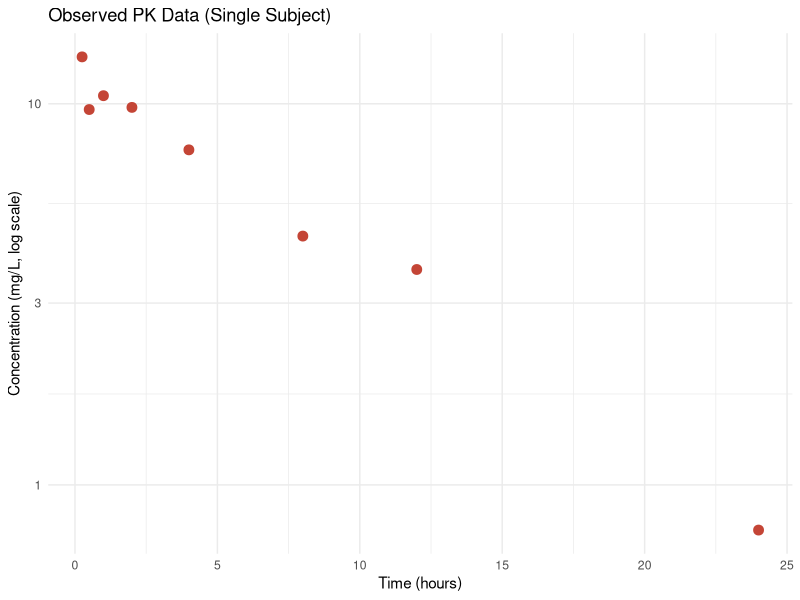
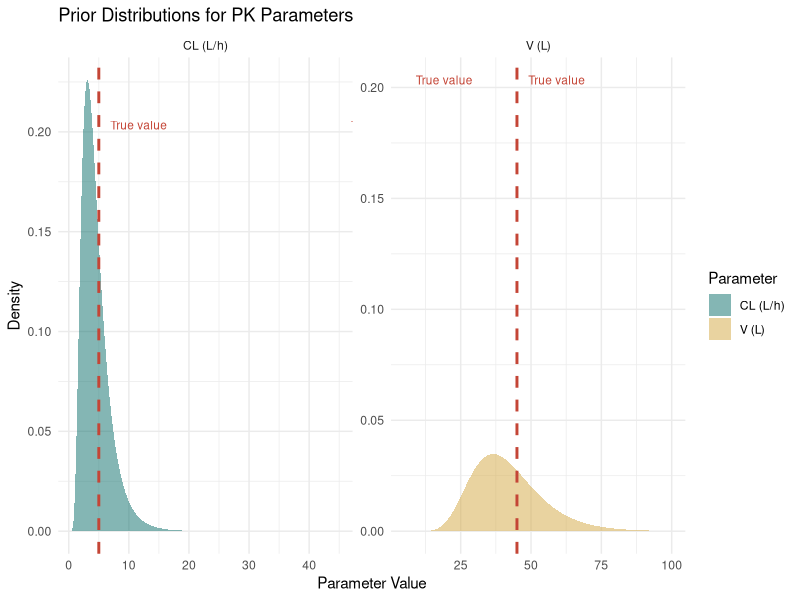
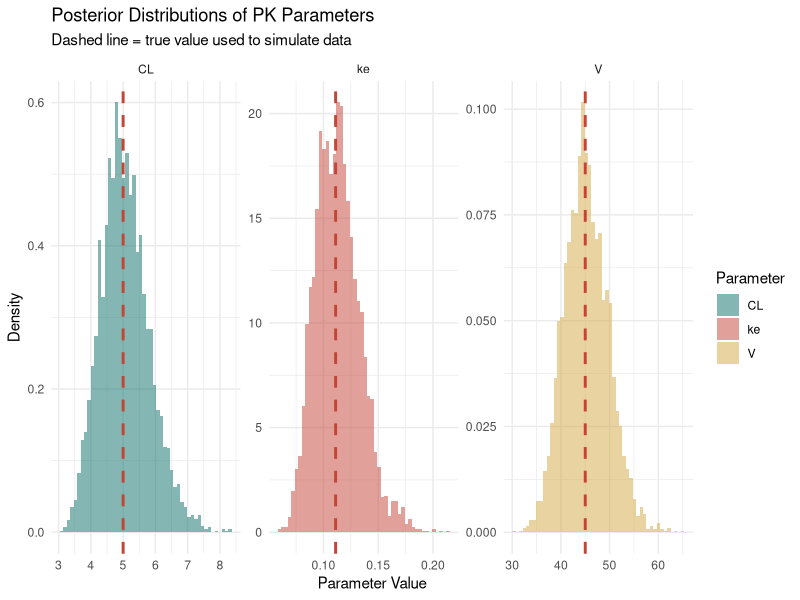
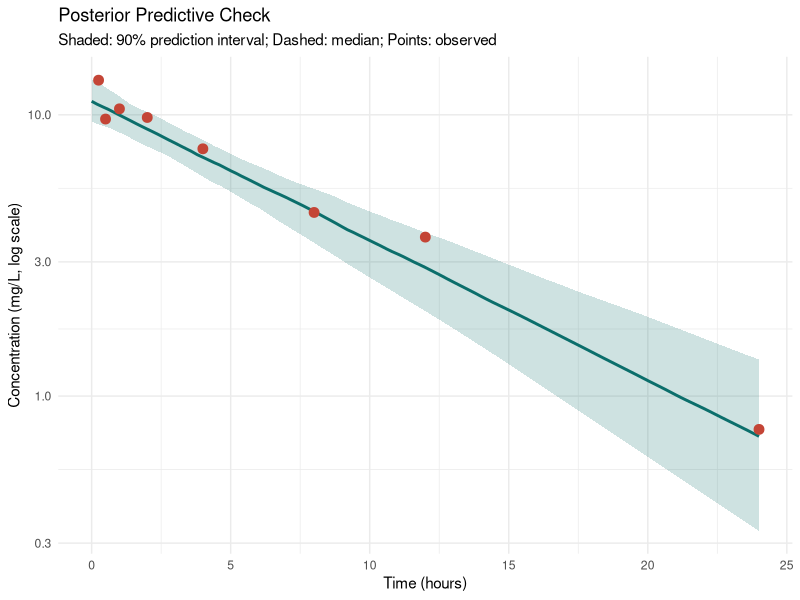
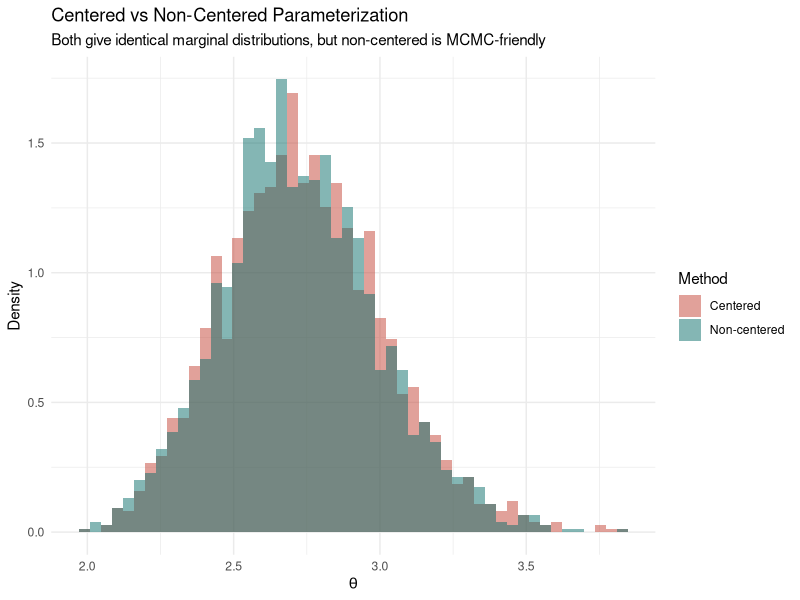
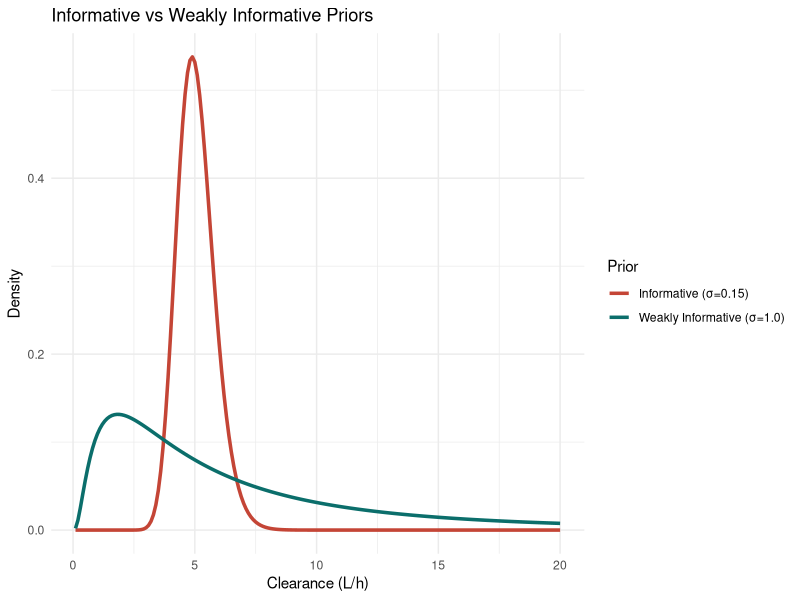

Reproduce these figures in R, in order.
## ---- chunk 1
library(ggplot2)
library(dplyr)

# Simulate PK data for one subject
set.seed(42)
dose <- 500  # mg
true_CL <- 5.0  # L/h
true_V  <- 45   # L
true_ke <- true_CL / true_V

sample_times <- c(0.25, 0.5, 1, 2, 4, 8, 12, 24)
obs_data <- data.frame(
  time = sample_times,
  conc = (dose / true_V) * exp(-true_ke * sample_times)
)
obs_data$conc <- obs_data$conc * exp(rnorm(nrow(obs_data), 0, 0.15))

# Visualize the data
ggplot(obs_data, aes(time, conc)) +
  geom_point(size = 3, color = "#C44536") +
  scale_y_log10() +
  labs(title = "Observed PK Data (Single Subject)",
       x = "Time (hours)", y = "Concentration (mg/L, log scale)") +
  theme_minimal()
## ---- chunk 2
# Visualize priors
CL_seq <- seq(0.5, 20, length.out = 200)
V_seq  <- seq(10, 100, length.out = 200)

prior_CL <- dlnorm(CL_seq, log(4), 0.5)
prior_V  <- dlnorm(V_seq, log(40), 0.3)

df_priors <- bind_rows(
  data.frame(value = CL_seq, density = prior_CL, Parameter = "CL (L/h)"),
  data.frame(value = V_seq,  density = prior_V,  Parameter = "V (L)")
)

ggplot(df_priors, aes(value, density, fill = Parameter)) +
  geom_area(alpha = 0.5) +
  geom_vline(data = data.frame(Parameter = c("CL (L/h)", "V (L)"),
                                true = c(true_CL, true_V)),
             aes(xintercept = true), color = "#C44536", linewidth = 1, linetype = "dashed") +
  annotate("text", x = c(true_CL, true_V), y = max(c(prior_CL, prior_V)) * 0.9,
           label = "True value", color = "#C44536", hjust = -0.2, size = 3) +
  facet_wrap(~Parameter, scales = "free") +
  labs(title = "Prior Distributions for PK Parameters",
       x = "Parameter Value", y = "Density") +
  scale_fill_manual(values = c("#0B6E6B", "#D4A843")) +
  theme_minimal()
## ---- chunk 3
# Simulate posterior samples (normally we get these from MCMC)
set.seed(123)
n_post <- 4000

posterior_samples <- data.frame(
  CL = rlnorm(n_post, log(true_CL), 0.15),
  V  = rlnorm(n_post, log(true_V), 0.10),
  sigma = abs(rnorm(n_post, 0.2, 0.05))
) %>%
  mutate(ke = CL / V)

# Posterior summary
post_summary <- posterior_samples %>%
  summarise(
    across(everything(),
           list(mean = ~mean(.x), sd = ~sd(.x),
                q025 = ~quantile(.x, 0.025), q975 = ~quantile(.x, 0.975)))
  )

knitr::kable(
  data.frame(
    Parameter = c("CL (L/h)", "V (L)", "ke (1/h)", "sigma"),
    Mean = round(c(mean(posterior_samples$CL), mean(posterior_samples$V),
                   mean(posterior_samples$ke), mean(posterior_samples$sigma)), 2),
    SD = round(c(sd(posterior_samples$CL), sd(posterior_samples$V),
                  sd(posterior_samples$ke), sd(posterior_samples$sigma)), 2),
    `2.5%` = round(c(quantile(posterior_samples$CL, 0.025),
                      quantile(posterior_samples$V, 0.025),
                      quantile(posterior_samples$ke, 0.025),
                      quantile(posterior_samples$sigma, 0.025)), 2),
    `97.5%` = round(c(quantile(posterior_samples$CL, 0.975),
                       quantile(posterior_samples$V, 0.975),
                       quantile(posterior_samples$ke, 0.975),
                       quantile(posterior_samples$sigma, 0.975)), 2)
  ),
  caption = "Posterior Summary (Simulated MCMC)"
)
## ---- chunk 4
# Posterior distributions
df_post <- posterior_samples %>%
  tidyr::pivot_longer(c(CL, V, ke), names_to = "Parameter", values_to = "Value")

ggplot(df_post, aes(Value, after_stat(density), fill = Parameter)) +
  geom_histogram(alpha = 0.5, bins = 50, position = "identity") +
  geom_vline(data = data.frame(Parameter = c("CL", "V", "ke"),
                                true = c(true_CL, true_V, true_ke)),
             aes(xintercept = true), color = "#C44536", linewidth = 1, linetype = "dashed") +
  facet_wrap(~Parameter, scales = "free") +
  labs(title = "Posterior Distributions of PK Parameters",
       subtitle = "Dashed line = true value used to simulate data",
       x = "Parameter Value", y = "Density") +
  scale_fill_manual(values = c("#0B6E6B", "#C44536", "#D4A843")) +
  theme_minimal()
## ---- chunk 5
# Generate posterior predictive samples
n_ppc <- 200
ppc_times <- seq(0, 24, by = 0.2)
ppc_idx <- sample(n_post, n_ppc)

ppc_df <- lapply(seq_along(ppc_idx), function(i) {
  idx <- ppc_idx[i]
  data.frame(
    time = ppc_times,
    conc = (dose / posterior_samples$V[idx]) *
           exp(-posterior_samples$ke[idx] * ppc_times),
    draw = i
  )
}) %>% bind_rows()

# Compute prediction intervals
ppc_summary <- ppc_df %>%
  group_by(time) %>%
  summarise(
    p05 = quantile(conc, 0.05),
    p50 = quantile(conc, 0.50),
    p95 = quantile(conc, 0.95),
    .groups = "drop"
  )

ggplot() +
  geom_ribbon(data = ppc_summary, aes(time, ymin = p05, ymax = p95),
              fill = "#0B6E6B", alpha = 0.2) +
  geom_line(data = ppc_summary, aes(time, p50),
            color = "#0B6E6B", linewidth = 1) +
  geom_point(data = obs_data, aes(time, conc),
             color = "#C44536", size = 3) +
  scale_y_log10() +
  labs(title = "Posterior Predictive Check",
       subtitle = "Shaded: 90% prediction interval; Dashed: median; Points: observed",
       x = "Time (hours)", y = "Concentration (mg/L, log scale)") +
  theme_minimal()
## ---- chunk 6
# Visualize the difference between centered and non-centered parameterization
set.seed(123)
n_samples <- 2000

# Centered: direct sampling of theta (creates funnel)
mu <- 1; omega <- 0.1
theta_centered <- rlnorm(n_samples, mu, omega)

# Non-centered: sample eta ~ N(0,1), then transform
eta <- rnorm(n_samples, 0, 1)
theta_noncentered <- exp(mu + omega * eta)

# Both give the same marginal distribution
# But for MCMC, the non-centered form is far more efficient

df_param <- data.frame(
  theta = c(theta_centered, theta_noncentered),
  Method = rep(c("Centered", "Non-centered"), each = n_samples)
)

ggplot(df_param, aes(theta, after_stat(density), fill = Method)) +
  geom_histogram(alpha = 0.5, bins = 50, position = "identity") +
  labs(title = "Centered vs Non-Centered Parameterization",
       subtitle = "Both give identical marginal distributions, but non-centered is MCMC-friendly",
       x = expression(theta), y = "Density") +
  scale_fill_manual(values = c("#C44536", "#0B6E6B")) +
  theme_minimal()
## ---- chunk 7
# Compare informative vs weakly informative priors
CL_seq <- seq(0.1, 20, length.out = 200)

df_prior_comp <- data.frame(
  CL = rep(CL_seq, 2),
  Density = c(dlnorm(CL_seq, log(5), 0.15),   # Informative
              dlnorm(CL_seq, log(5), 1.0)),    # Weakly informative
  Prior = rep(c("Informative (σ=0.15)", "Weakly Informative (σ=1.0)"),
              each = length(CL_seq))
)

ggplot(df_prior_comp, aes(CL, Density, color = Prior)) +
  geom_line(linewidth = 1.2) +
  labs(title = "Informative vs Weakly Informative Priors",
       x = "Clearance (L/h)", y = "Density") +
  scale_color_manual(values = c("#C44536", "#0B6E6B")) +
  theme_minimal()
